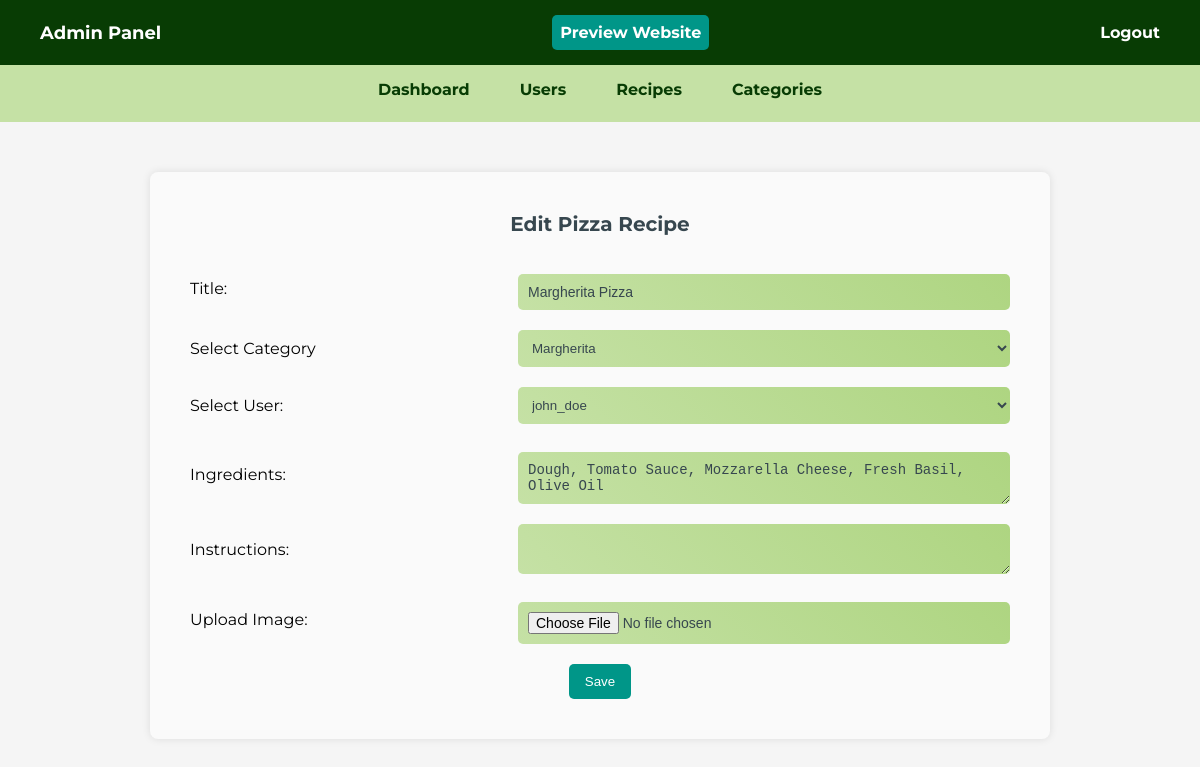
Screenshot of /admin/edit_recipe.php?id=12 (signed in) with the database file from the repository.
### tables this page shows
CREATE TABLE `pizzarecipes` (
  `recipe_id` int(11) NOT NULL,
  `title` varchar(255) DEFAULT NULL,
  `ingredients` text DEFAULT NULL,
  `instructions` text DEFAULT NULL,
  `image_url` varchar(255) DEFAULT NULL,
  `created_at` datetime DEFAULT NULL,
  `user_id` int(11) DEFAULT NULL,
  `category_id` int(11) DEFAULT NULL
);

### admin/shared/recipeHandler.php (called while the page is built, shortened)
<?php
class RecipeHandler {
    private $database;
    public function __construct($conn) {
        $this->database = $conn;
    }
    public function getSingleRecipe($recipe_id) {
        $pdo = $this->database->getConnection();
        try {
            $query = "SELECT * FROM pizzarecipes WHERE recipe_id = :recipeId";
            $stmt = $pdo->prepare($query);
            $stmt->bindParam(':recipeId', $recipe_id, PDO::PARAM_INT);
            $stmt->execute();
            $recipe = $stmt->fetch(PDO::FETCH_ASSOC);
            return $recipe;
        } catch (PDOException $e) {
            echo "Error: " . $e->getMessage();
            return false;
        }
    }
}
?>

### admin/shared/categoryHandler.php (called while the page is built, shortened)
<?php
class CategoryHandler {
    private $database;
    public function __construct($conn) {
        $this->database = $conn;
    }
    public function getCategories() {
        $pdo = $this->database->getConnection();
        $categories = [];
        $category_sql = "SELECT category_id, title FROM categories";
        $category_stmt = $pdo->query($category_sql);
        while ($row = $category_stmt->fetch(PDO::FETCH_ASSOC)) {
            $categories[$row['category_id']] = $row['title'];
        }
        return $categories;
    }
}
?>

### admin/shared/userHandler.php (called while the page is built, shortened)
<?php
class UserHandler {
    private $database;
    public function __construct($conn) {
        $this->database = $conn;
    }
    public function getUsers() {
        $pdo = $this->database->getConnection();
        $users = [];
        $user_sql = "SELECT user_id, username FROM users";
        $user_stmt = $pdo->query($user_sql);
        while ($row = $user_stmt->fetch(PDO::FETCH_ASSOC)) {
            $users[$row['user_id']] = $row['username'];
        }
        return $users;
    }
}
?>

### admin/edit_recipe.php (the view, shortened to what this page needs)
<?php
include_once 'shared/recipeHandler.php';
include_once 'shared/categoryHandler.php';
include_once 'shared/userHandler.php';
$conn = new Database();
$recipeHandler = new RecipeHandler($conn);
$categoryHandler = new CategoryHandler($conn);
$userHandler = new UserHandler($conn);
$users = $userHandler->getUsers();
$categories = $categoryHandler->getCategories();
$recipe_id = (isset($_GET['id']) && $_GET['id']) ? $_GET['id'] : '0';
$data = $recipeHandler->getSingleRecipe($recipe_id);
$title = (isset($_GET['error'])) ? $_GET['title'] : $data['title'];
$instructions = (isset($_GET['error'])) ? $_GET['instructions'] : $data['instructions'];
$ingredients = (isset($_GET['error'])) ? $_GET['ingredients'] : $data['ingredients'];
$category_id = (isset($_GET['error'])) ? $_GET['category_id'] : $data['category_id'];
$user_id = (isset($_GET['error'])) ? $_GET['user_id'] : $data['user_id'];
?>
<!DOCTYPE html>
<html lang="en">
<head>
    <link rel="stylesheet" href="css/admin-panel.css">
</head>
<body>
<?php include('shared/sidebar.php');?>
    <div class="add-recipe-container">
        <h2 class="add-recipe-title">Edit Pizza Recipe</h2>
        <form class="recipe-form" action="edit_recipe.php?id=<?php echo $recipe_id?>" method="post" enctype="multipart/form-data">
        <div class="form-group">
            <label for="title">Title:</label>
            <input type="text" id="title" name="title" class="form-input" value="<?php echo $title; ?>">
        </div>
        <div class="form-group">
            <label for="category_id">Select Category</label>
            <select id="category_id" name="category_id" value="<?php echo $category_id?>">
            <?php foreach ($categories as $categoryId => $categoryName) : ?>
                <option value="<?php echo $categoryId; ?>" <?php if($category_id == $categoryId) { echo "Selected"; } ?>><?php echo $categoryName; ?></option>
                <?php endforeach; ?>
            </select>
        </div>
        <div class="form-group">
            <label for="user_id">Select User:</label>
            <select id="user_id" name="user_id" value="<?php echo $user_id; ?>">
                <?php foreach ($users as $userId => $username) : ?>
                    <option value="<?php echo $userId; ?>" <?php if($user_id == $userId) { echo "Selected"; } ?>><?php echo $username; ?></option>
                    <?php endforeach; ?>
            </select>
        </div>
        <div class="form-group">
            <label for="ingredients">Ingredients:</label>
            <textarea id="ingredients" name="ingredients" class="form-input" required><?php echo $ingredients?></textarea>
        </div>
        <div class="form-group">
            <label for="instructions">Instructions:</label>
            <textarea id="instructions" name="instructions" value="<?php echo $instructions?>"></textarea>
        </div>
        <div class="form-group">
            <label for="image_url">Upload Image:</label>
            <input type="file" id="image_url" name="uploadFile" class="form-input">
        </div>
            <input type="submit" value="Save" class="submit-button">
        </form>
    </div>
<?php include('shared/footer.php');?>

### admin/css/admin-panel.css (style rules this page uses)
* { margin: 0; padding: 0; box-sizing: border-box; }
body { font-family: 'Montserrat', Arial, sans-serif; }
.add-recipe-container { background-color: #fafafa; padding: 40px; border-radius: 8px; box-shadow: 0 0 8px rgba(0, 0, 0, 0.1); width: 75%; margin: 50px auto; text-align: center; }
.add-recipe-title, .add-category-title { font-size: 20px; margin-bottom: 30px; color: #37474f; }
.recipe-form, .category-form { display: flex; flex-direction: column; row-gap: 20px; }
.form-group { display: flex; align-items: center; justify-content: space-between; }
.form-group input, .form-group textarea, .form-group select { width: 60%; min-height: 30px; background: linear-gradient(45deg, #c5e1a5, #aed581); color: #37474f; border-radius: 5px; border: 0; padding: 10px 10px; }
.form-input { width: 100%; padding: 8px; margin-top: 8px; border: 1px solid #ccc; border-radius: 4px; font-size: 14px; }
.submit-button { background-color: #009688; color: #fff; border: none; padding: 10px 16px; border-radius: 5px; cursor: pointer; transition: background 0.3s; align-self: center; }

### rows the page displays
pizzarecipes: title "Margherita Pizza", category_id "Margherita", user_id "john_doe", ingredients "Dough, Tomato Sauce, Mozzarella Cheese, Fresh Basil, Olive Oil"
